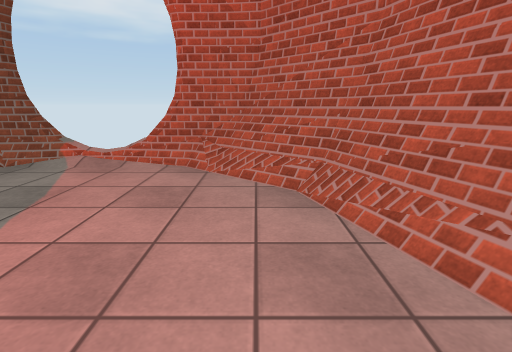
[1] (above)

17 first-person views from a walk through a Unity game level. The camera is 1.3 m above the floor, tilts 14° down and sees 85° across. The floor is counted in squares, 0.5 m on a side. Each view is taken from the middle of a square. On the plan, view 1 faces up. The plan holds only what a view shows up to about 19 squares ahead; the rest is blank. Some animated figures are left out. Some surface patterns are stand-ins.

[2]
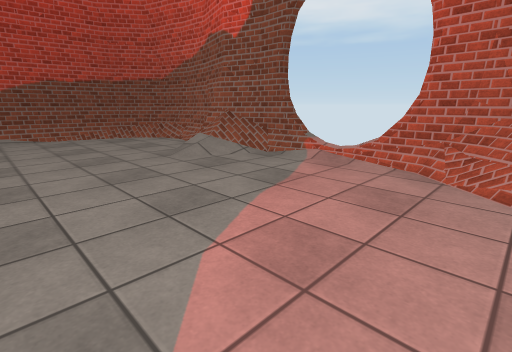

[3]
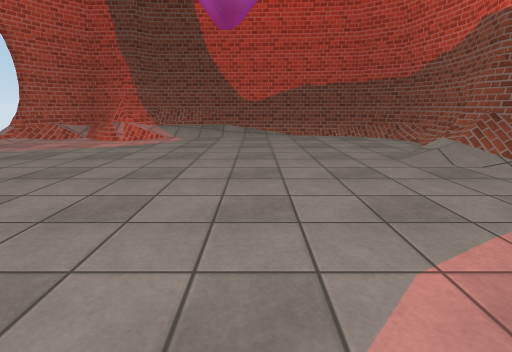

[4]
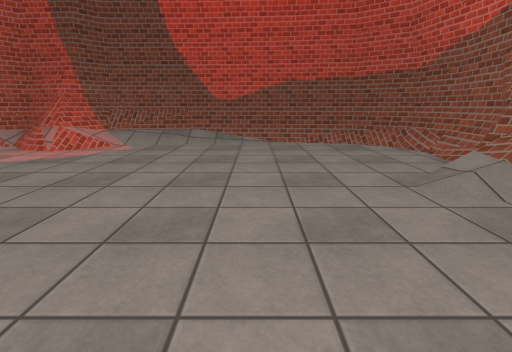

[5]
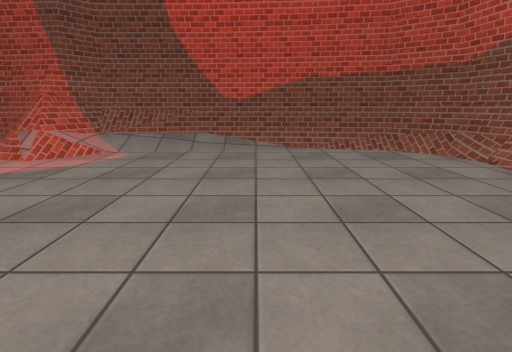

[6]
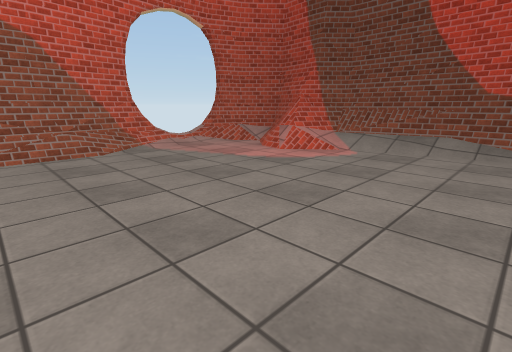

[7]
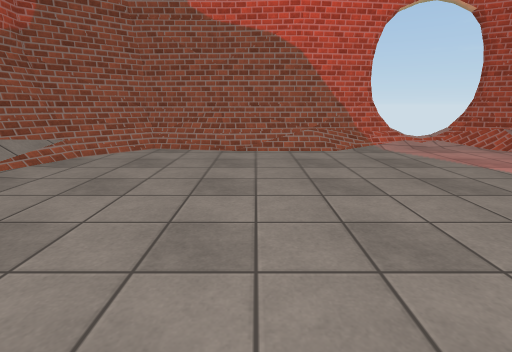

[8]
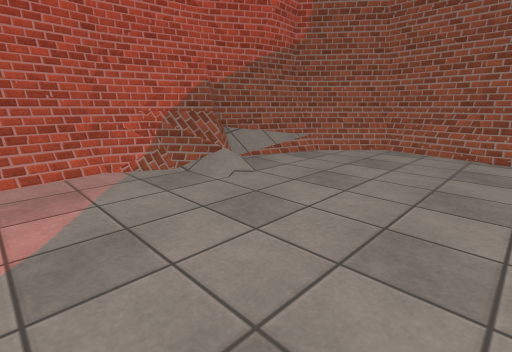

[9]
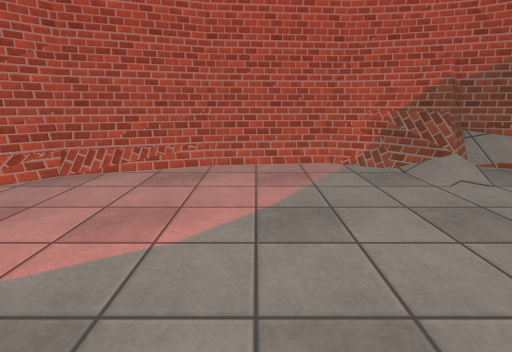

[10]
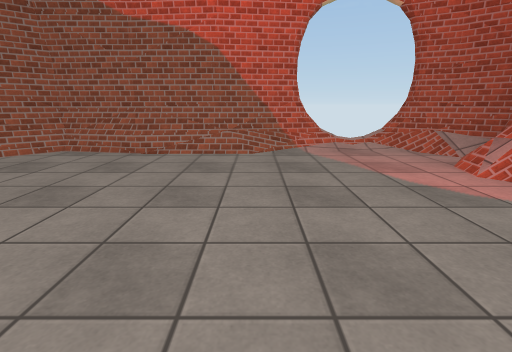

[11]
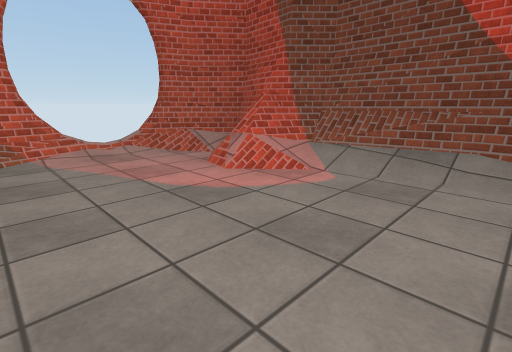

[12]
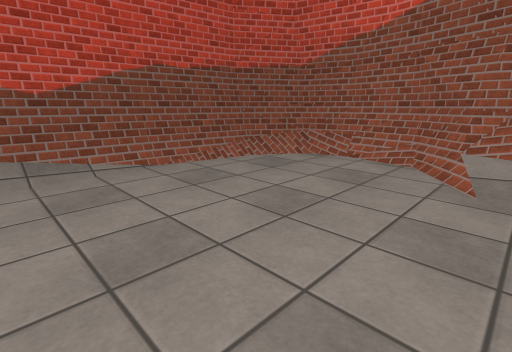

[13]
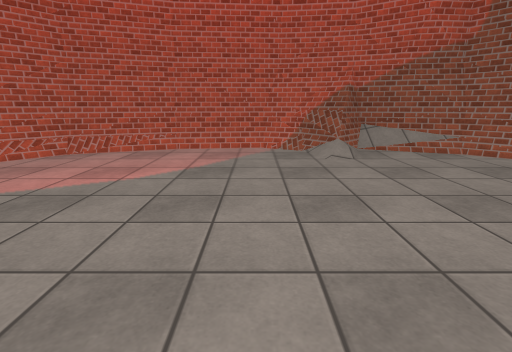

[14]
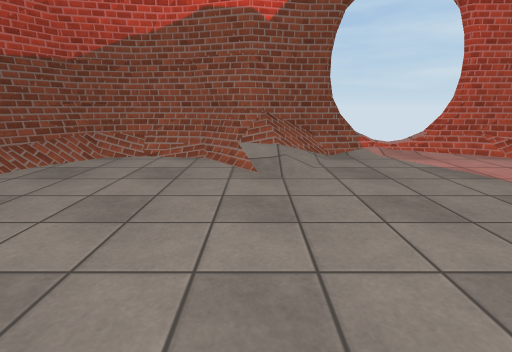

[15]
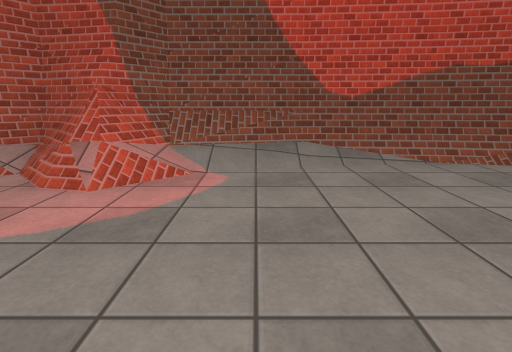

[16]
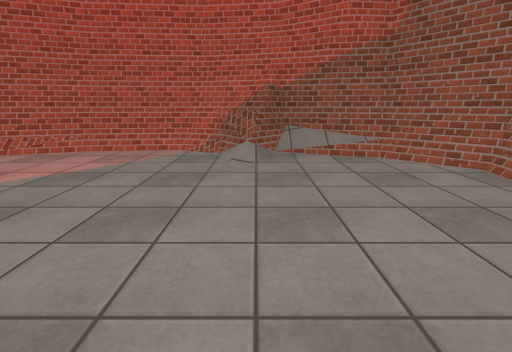

[17]
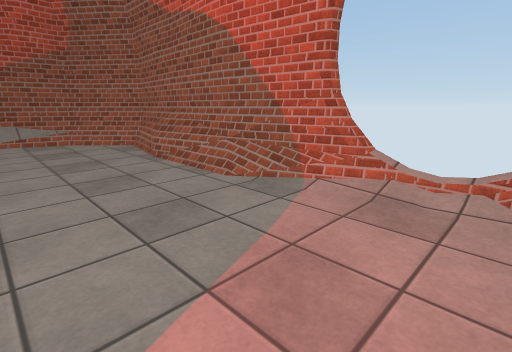

### Floor plan
Key: @ floor where view 1 was taken; # wall or solid block; x gap in a wall; . main floor; : floor 0.25 m higher than the main floor; + floor 0.5 m higher than the main floor; * floor 1 m higher than the main floor; / step, stairs or slope; = window, fence, low wall or low ledge; ^ raised ledge; O other object.
Columns run from 28 left of view 1 to 5 right of it. Each row starts with its distance up from view 1.
 14      ####
 13    ###==########### :: x#####
 12   ##=//////###=///........O=##
 11   #=O......#= ///..........#=##
 10  ###/.......////............==##
  9  #=/.........///.............#=##
  8  #=...........................=##
  7  #=........................... ^#
  6  #=............................=#
  5  ##............................=##
  4  #.............................###
  3 ##..............................=#
  2 ##..............................=#
  1 #=/.............................=#
  0 #=/.........................@...:#
 -1 #=/..............................#
 -2 #=/..............................#
 -3 #=/.............................##
 -4 #=/.............................=#
 -5 #*:/...........................==#
 -6 #*::........................///=##
 -7 #=+:.........................//###
 -8 #=+:/..........................=##
 -9 #=#///........................./=#
-10 ##==#//......................../##
-11  ##=#//......................./ #
-12  ##=*+:......................./=#
-13   #=+:........................ ##
-14   ##/........................#=#
-15   #//.......................==#
-16   #=//........./////:==== .=^##
-17   ##==/.....##===########^=^##
-18    ###x::.:=######     ######
-19      ##    ##

Where each view was taken, in squares from view 1:
view 1: 0 up, 0 right, facing up
view 2: 0 up, 0 right, facing up-left
view 3: 0 up, 0 right, facing left
view 4: 2 up, 5 left, facing left
view 5: 1 up, 8 left, facing left
view 6: 1 up, 8 left, facing down-left
view 7: 1 up, 8 left, facing down
view 8: 1 up, 8 left, facing down-right
view 9: 1 up, 9 left, facing right
view 10: 0 up, 13 left, facing down
view 11: 1 down, 14 left, facing down-left
view 12: 2 down, 14 left, facing up-left
view 13: 2 down, 14 left, facing right
view 14: 3 down, 15 left, facing up
view 15: 5 down, 13 left, facing left
view 16: 7 down, 13 left, facing right
view 17: 9 down, 21 left, facing down-right
